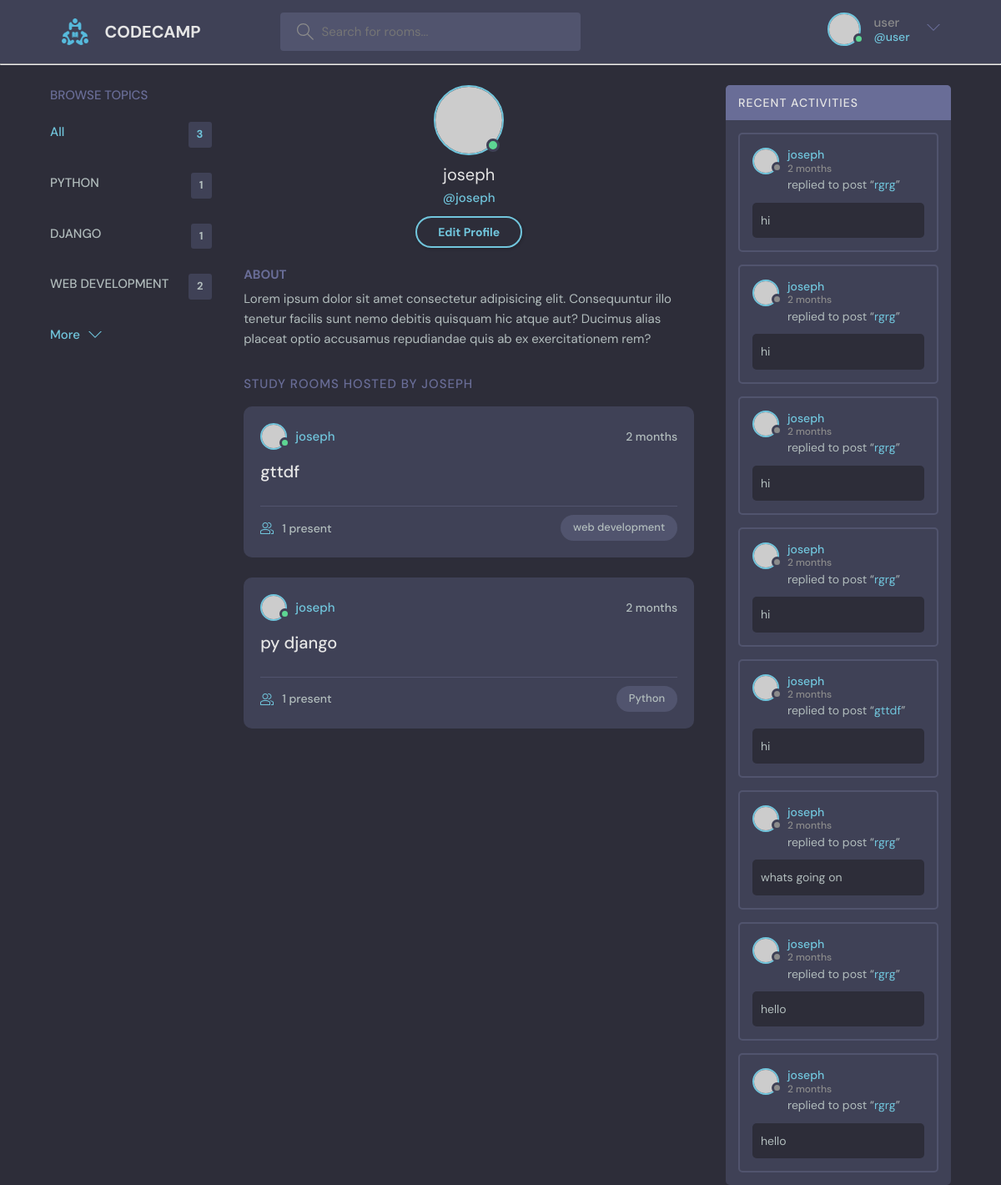
Page /user-profile/2/ (signed in) on the committed database.
### base/models.py (models this page shows, shortened)
class Topic(models.Model):
    name=models.CharField(max_length=200)

class Room(models.Model):
    host=models.ForeignKey(User, on_delete= models.SET_NULL, null=True)
    topic= models.ForeignKey(Topic, on_delete= models.SET_NULL, null=True)
    name= models.CharField(max_length=200)
    description= models.TextField(null=True, blank= True)
    participants= models.ManyToManyField(User, related_name='participants', blank=True)
    updated= models.DateTimeField(auto_now= True)
    created= models.DateTimeField( auto_now_add= True)
    class Meta:
        ordering= ['-updated', '-created']

class Message(models.Model):
    user= models.ForeignKey(User, on_delete=models.CASCADE )
    room= models.ForeignKey(Room, on_delete=models.CASCADE )
    body= models.TextField()
    updated= models.DateTimeField(auto_now= True)
    created= models.DateTimeField( auto_now_add= True)
    class Meta:
        ordering= ['-updated', '-created']

### base/views.py (the view)
# urls.py: path('user-profile/<str:pk>/', views.user_profile, name='profile'),
@login_required(login_url='login')
def user_profile(request, pk):
    user = User.objects.get(id=pk)
    rooms = user.room_set.all()
    room_messages = user.message_set.all()
    topics = Topic.objects.all()
    context = {'user': user, 'rooms': rooms,
               'room_messages': room_messages, 'topics': topics}
    return render(request, 'base/profile.html', context)

### base/templates/base/profile.html
{%extends 'main.html'%}
{%block content%}
  <main class="profile-page layout layout--3">
    <div class="container">
      <div>
        {% include 'base/topic_component.html'%}
    </div>
      <div class="roomList">
        <div class="profile">
          <div class="profile__avatar">
            <div class="avatar avatar--large active">
              <img src="https://randomuser.me/api/portraits/men/11.jpg" />
            </div>
          </div>
          <div class="profile__info">
            <h3>{{user.username}}</h3>
            <p>@{{user.username}}</p>
            <a href="edit-user.html" class="btn btn--main btn--pill">Edit Profile</a>
          </div>
          <div class="profile__about">
            <h3>About</h3>
            <p>
              Lorem ipsum dolor sit amet consectetur adipisicing elit. Consequuntur illo tenetur
              facilis sunt nemo debitis quisquam hic atque aut? Ducimus alias placeat optio
              accusamus repudiandae quis ab ex exercitationem rem?
            </p>
          </div>
        </div>
        <div class="roomList__header">
          <div>
            <h2>Study Rooms Hosted by {{user.username}}</a>
            </h2>
          </div>
        </div>
          {% include 'base/feed_component.html'%}
      </div>
      <div>
        {% include 'base/activity_component.html'%}
      </div>
    </div>
  </main>
{%endblock%}

### templates/navbar.html (shortened to what this page needs)
{% load static%}
<header class="header header--loggedIn">
    <div class="container">
        <a href="{%url 'home'%}" class="header__logo">
            <img src="{% static 'images/favicon.ico'%}" />
            <h1>CODECAMP</h1>
        </a>
        <form class="header__search" form="GET" action="{%url 'home'%}">
            <label>
                <input name="q" placeholder="Search for rooms..." />
            </label>
        </form>
        <nav class="header__menu">
            {%if request.user.is_authenticated %}
            <div class="header__user">
                <a href="{% url 'profile' user.id %}">
                    <div class="avatar avatar--medium active">
                        <img src="https://randomuser.me/api/portraits/men/37.jpg" />
                    </div>
                    <p>{{request.user}} <span>@{{request.user.username}}</span></p>
                </a>
                <button class="dropdown-button">
                    <svg version="1.1" xmlns="http://www.w3.org/2000/svg" width="32" height="32" viewBox="0 0 32 32">
                        <title>chevron-down</title>
                        <path d="M16 21l-13-13h-3l16 16 16-16h-3l-13 13z"></path>
                    </svg>
                </button>
            </div>
            {%else%}
            <a href="{% url 'login' %}">
                <img src="{% static 'images/avatar.svg' %}" / <p>Login</p>
            </a>
            {%endif%}
        </nav>
    </div>
</header>
<hr />

### base/templates/base/topic_component.html
<div class="topics">
    <div class="topics__header">
        <h2>Browse Topics</h2>
    </div>
    <ul class="topics__list">
        <li>
            <a href="{% url 'home' %}" class="active">All <span>{{topics.count}}</span></a>
        </li>
        {%for topic in topics%}
        <li>
            <a href="{% url 'home' %}?q={{topic.name}}">{{topic.name|upper}} <span>{{topic.room_set.all.count}}</span></a>
        </li>
        {%endfor%}
    </ul>
    <a class="btn btn--link" href="topics.html">
        More
        <svg version="1.1" xmlns="http://www.w3.org/2000/svg" width="32" height="32" viewBox="0 0 32 32">
            <title>chevron-down</title>
            <path d="M16 21l-13-13h-3l16 16 16-16h-3l-13 13z"></path>
        </svg>
    </a>
</div>

### base/templates/base/feed_component.html (shortened to what this page needs)
{%for room in rooms %}
<div class="roomListRoom">
    <div class="roomListRoom__header">
        <a href="{% url 'profile' room.host.id %}" class="roomListRoom__author">
            <div class="avatar avatar--small active">
                <img src="https://randomuser.me/api/portraits/men/11.jpg" />
            </div>
            <span>{{room.host.username}}</span>
        </a>
        <div class="roomListRoom__actions">
            <span>{{room.created|timesince}}</span>
        </div>
    </div>
    <div class="roomListRoom__content">
        <a href="{% url 'room' room.id %}">{{room.name}}</a>
    </div>
    <div class="roomListRoom__meta">
        <a href="{% url 'room' room.id %}"  class="roomListRoom__joined">
            {{room.participants.all.count}} present
        </a>
        <p class="roomListRoom__topic">{{room.topic.name}}</p>
    </div>
</div>
{%endfor%}

### base/templates/base/activity_component.html (shortened to what this page needs)
<div class="activities">
    <div class="activities__header">
        <h2>Recent Activities</h2>
    </div>
{%for room_message in room_messages%}
    <div class="activities__box">
        <div class="activities__boxHeader roomListRoom__header">
            <a  href="{% url 'profile' room_message.user.id %}" class="roomListRoom__author">
                <div class="avatar avatar--small">
                    <img src="https://randomuser.me/api/portraits/women/11.jpg" />
                </div>
                <p>
                    {{room_message.user}}
                    <span>{{room_message.created|timesince}}</span>
                </p>
            </a>
        </div>
        <div class="activities__boxContent">
            <p>replied to post “<a href="{% url 'room' room_message.room.id %}"> {{room_message.room.name}}</a>”</p>
            <div class="activities__boxRoomContent">
                {{room_message.body}}
            </div>
        </div>
    </div>
{%endfor%}
</div>

### rows in the picture
Topic: name "PYTHON", room_set.all.count "1"
Topic: name "DJANGO", room_set.all.count "1"
Topic: name "WEB DEVELOPMENT", room_set.all.count "2"
Room: host.username "joseph", created "2 months", name "gttdf", participants.all.count "1", topic.name "web development"
Room: host.username "joseph", created "2 months", name "py django", participants.all.count "1", topic.name "Python"
Message: user "joseph", created "2 months", room.name "rgrg", body "hi"
Message: user "joseph", created "2 months", room.name "rgrg", body "hi"
Message: user "joseph", created "2 months", room.name "rgrg", body "hi"
Message: user "joseph", created "2 months", room.name "rgrg", body "hi"
Message: user "joseph", created "2 months", room.name "gttdf", body "hi"
Message: user "joseph", created "2 months", room.name "rgrg", body "whats going on"
Message: user "joseph", created "2 months", room.name "rgrg", body "hello"
Message: user "joseph", created "2 months", room.name "rgrg", body "hello"

### other values in the picture
{{ request.user }} "user"
{{ request.user.username }} "user"
{{ topics.count }} "3"
{{ user.username }} "joseph"
{{ user.username }} "JOSEPH"
